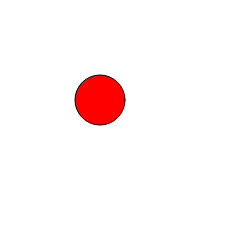
Frame 1 (no input)
Frame 60 (no input): identical to frame 1, image omitted
Frame 120 (the mouse pressed at the canvas centre since frame 60): identical to frame 1, image omitted

The p5.js sketch that drew this single still picture (run headless with seeded random() and noise() and a simulated clock; from frame 60 on, the mouse is pressed at the canvas centre):

// p5.js sketch
// ── sketch.js
// setup function - used for commands that need to run only once
function setup()
{
  // only put code here that you want to happen one time, 
  // at the start of your program

  // create a canvas element on the page
  createCanvas(250, 250);
  
  // RGB fill! 
  // Red = 100% 
  // Green = 0% 
  // Blue = 0%; 
  fill(255, 0, 0); 

  // everything drawn from this point forward will be red
  ellipse(100,100, 50, 50);
}

// draw function - used for commands that need to be repeated
function draw()
{
}
			
		
